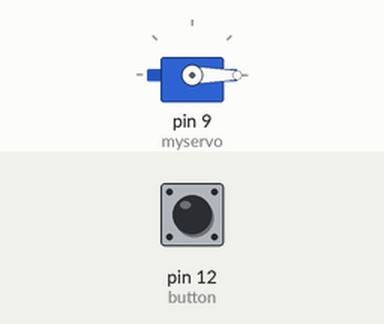
Simulated run of this sketch. Board: Arduino Uno, built with avr-gcc and run on an emulated ATmega328P. Parts: servo. The test bench sets the inputs (shaded band); at power-on: pin 12 (button) HIGH.

Above: at 1.2 s.
1.3 s: pin 12 (button) pulled LOW for 3.2 s
At 5.6 s:
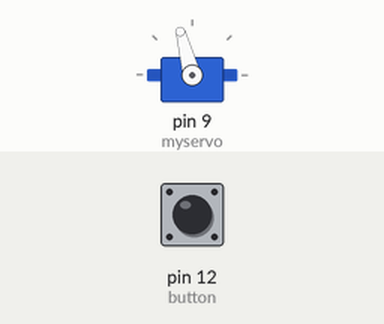
6.0 s: pin 12 (button) pulled LOW for 0.15 s
At 7.0 s:
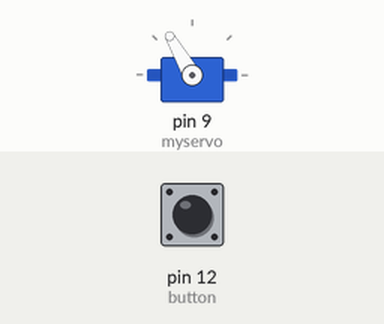
7.6 s: pin 12 (button) pulled LOW for 1 s
At 8.6 s:
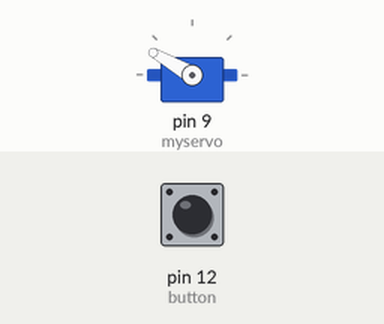
10.1 s: pin 12 (button) pulled LOW for 0.15 s
At 11.3 s:
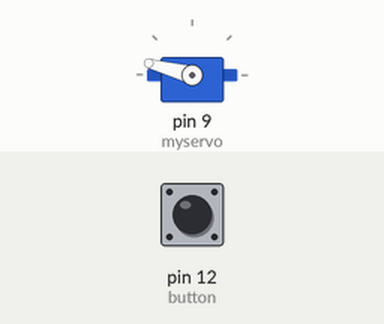
Timing chart, 0 to 12.7 s (numbered marks = the images above; inputs shaded):
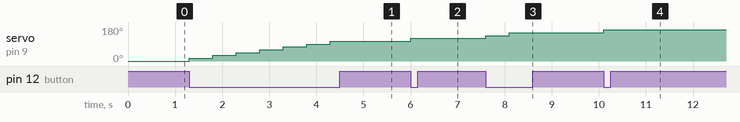

The sketch:

servo_button1.ino
```cpp
#include <Servo.h>

Servo myservo;

int button = 12;
int angle = 0;


void setup() {
  myservo.attach(9);
  myservo.write(0);
  pinMode(button, INPUT_PULLUP);
}

void loop() {

  if (digitalRead(button) == LOW) {
    angle += 15;
    if (angle >= 180) {
      angle = 0;
    }
    myservo.write(angle);
    delay(500);
  }
}
```

Measured:
- after the input at 1.3 s, servo on pin 9 (myservo): moves from 0° to 105° over 3.0 s, starting at once
- after the input at 6.0 s, servo on pin 9 (myservo): 105° → 120° at once
- after the input at 7.6 s, servo on pin 9 (myservo): 120° → 135° at once, → 150° 0.50 s later
- after the input at 10.1 s, servo on pin 9 (myservo): 150° → 165° at once
